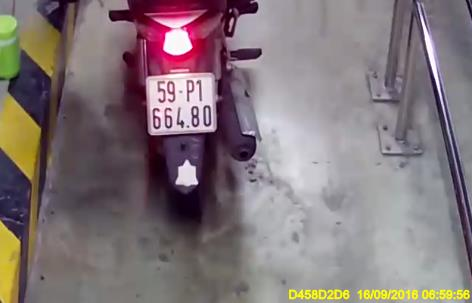
#> input picture 0000_00532_b.jpg, 472 x 303 px
$ jupyter execute --allow-errors demo.ipynb   (older library calls are emulated)
#> lines starting #> are read from the running program, lines starting #| are printed output that depends on the picture; after the words box and inside, x2 and y2 are one past the last pixel; in counts of white or black regions, pixels touching at a corner belong together
[cell 1]
import cv2
import numpy as np
import matplotlib.pyplot as plt

def detect_plate_advanced(img_path, debug=True):
    """
    Hệ thống phát hiện biển số nâng cao với tiền xử lý khử nhiễu và cân bằng sáng.
    Args:
        img_path: Đường dẫn ảnh đầu vào.
        debug: Nếu True, sẽ hiển thị các bước xử lý trung gian.
    """
#> called with img_path = '0000_00532_b.jpg', debug = True

    # 1. ĐỌC ẢNH & RESIZE
    img_original = cv2.imread(img_path)
#> img_original is the input picture: shape (303, 472, 3); mean B, G, R 121.1, 118.2, 130.8
    if img_original is None:
        print("Lỗi: Không tìm thấy file ảnh!")
        return []

    # Resize về chiều rộng 600px để chuẩn hóa kích thước xử lý
    target_width = 600
    scale = target_width / img_original.shape[1]
#> scale = 1.27
    h_new = int(img_original.shape[0] * scale)
#> h_new = 385
    img = cv2.resize(img_original, (target_width, h_new))

    # --- BƯỚC NÂNG CẤP 1: TIỀN XỬ LÝ MẠNH MẼ ---

    # Chuyển xám
    gray = cv2.cvtColor(img, cv2.COLOR_BGR2GRAY)

    # [NÂNG CẤP] Khử nhiễu Gaussian
    # Kích thước (5,5) giúp làm mịn nhiễu hạt nhưng không làm mờ quá nhiều biên
    blurred = cv2.GaussianBlur(gray, (5, 5), 0)

    # [NÂNG CẤP] Cân bằng Histogram thích nghi (CLAHE)
    # ClipLimit=2.0: Ngưỡng hạn chế độ tương phản (tránh khuếch đại nhiễu)
    # TileGridSize=(8,8): Chia ảnh thành lưới 8x8 để cân bằng cục bộ
    clahe = cv2.createCLAHE(clipLimit=2.0, tileGridSize=(8, 8))
    enhanced = clahe.apply(blurred)
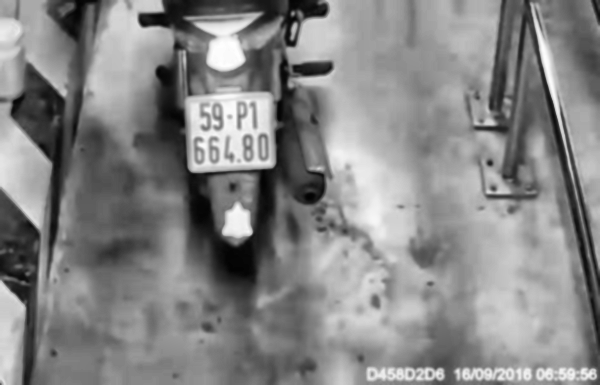
#> enhanced: shape (385, 600); min 2, max 254, mean 133.6

    # --- BƯỚC 2: LÀM NỔI BẬT & DÒ BIÊN ---

    # TopHat: Làm nổi bật chi tiết sáng (biển số) trên nền tối
    # Dùng kernel chữ nhật vì biển số hình chữ nhật
    rectKern = cv2.getStructuringElement(cv2.MORPH_RECT, (13, 5))
    tophat = cv2.morphologyEx(enhanced, cv2.MORPH_TOPHAT, rectKern)

    # Sobel dọc: Chỉ bắt các cạnh thẳng đứng (đặc trưng của ký tự trên biển)
    sobelx = cv2.Sobel(tophat, cv2.CV_64F, 1, 0, ksize=3)
    sobelx = np.absolute(sobelx)

    # Chuẩn hóa về 0-255
    min_val, max_val = np.min(sobelx), np.max(sobelx)
#> min_val = 0; max_val = 596
    sobelx = (255 * ((sobelx - min_val) / (max_val - min_val))).astype("uint8")

    # Otsu Thresholding: Tự động tìm ngưỡng nhị phân
    # Thêm Gaussian Blur lần nữa trước khi threshold để đường biên mượt hơn
    sobelx_blurred = cv2.GaussianBlur(sobelx, (5, 5), 0)
    _, thresh = cv2.threshold(sobelx_blurred, 0, 255, cv2.THRESH_BINARY | cv2.THRESH_OTSU)
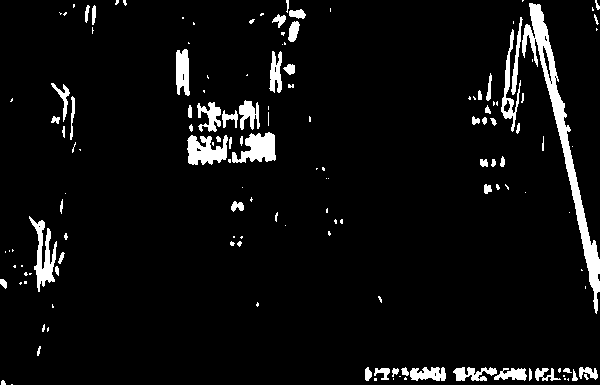
#> thresh: shape (385, 600); 5.5% white; 146 white regions (84 under 20 px), largest, box (x1, y1, x2, y2) and area: (522, 3, 600, 314) 3289, (232, 132, 276, 163) 845, (29, 216, 57, 292) 840

    # --- BƯỚC 3: CHIẾN LƯỢC MULTI-KERNEL ---

    # Dùng phép Đóng (Close) để nối các nét đứt của ký tự thành 1 khối (blob)
    # Thử 2 kernel phổ biến nhất cho xe máy và oto tại VN
    kernels = [(17, 5), (17, 12)]
    candidates = []

    for k_size in kernels:
        morph_kernel = cv2.getStructuringElement(cv2.MORPH_RECT, k_size)
        closed = cv2.morphologyEx(thresh, cv2.MORPH_CLOSE, morph_kernel)

        # Tìm contour
        cnts, _ = cv2.findContours(closed, cv2.RETR_EXTERNAL, cv2.CHAIN_APPROX_SIMPLE)

        for c in cnts:
            # Lấy hình chữ nhật bao quanh (Bounding Rect)
            x, y, w, h = cv2.boundingRect(c)
            ar = w / float(h)

            # Lọc theo kích thước và tỷ lệ (Aspect Ratio)
            # Biển VN: Xe máy (~1.2 - 1.5), Oto dài (~4.0 - 5.5)
            if w > 30 and h > 15 and 1.0 <= ar <= 6.0:
                candidates.append((x, y, w, h, closed[y:y+h, x:x+w]))
#> after the loop, candidates = 3 items

    # --- BƯỚC 4: CHẤM ĐIỂM & CHỌN LỌC (Post-Processing) ---

    final_plates = []
    merged_mask = np.zeros(gray.shape, dtype="uint8")

    # Sắp xếp candidate theo diện tích (lớn ưu tiên trước)
    candidates = sorted(candidates, key=lambda x: x[2]*x[3], reverse=True)

    for (x, y, w, h, roi_mask) in candidates:
        # Nếu vùng này chưa bị đè bởi vùng khác tốt hơn
        if merged_mask[y:y+h, x:x+w].mean() == 0:

            # Tính mật độ điểm trắng (Edge Density)
            # Biển số thật là vùng tập trung nhiều cạnh (chữ/số)
            white_pixels = cv2.countNonZero(roi_mask)
            density = white_pixels / (w * h)

            # Ngưỡng mật độ: 0.25 đến 0.75 (Nới lỏng hơn version trước một chút)
            if 0.25 < density < 0.75:
                # Vẽ khung lên ảnh gốc (đã resize)
                cv2.rectangle(img, (x, y), (x+w, y+h), (0, 255, 0), 2)

                # Cắt ảnh biển số từ ảnh gốc (chất lượng cao nhất)
                # Tính tọa độ trên ảnh gốc ban đầu
                real_y1 = int(y / scale)
                real_y2 = int((y+h) / scale)
                real_x1 = int(x / scale)
                real_x2 = int((x+w) / scale)

                plate_crop = img_original[real_y1:real_y2, real_x1:real_x2]
                final_plates.append(plate_crop)

                # Đánh dấu vùng này đã xử lý
                merged_mask[y:y+h, x:x+w] = 255
#> this loop made 3 passes
#> (x, y, w, h, white_pixels, density, real_y1, real_y2) on passes 1 to 2: (187, 100, 89, 65, 4322, 0.747, 78, 129), (260, 0, 46, 46, 762, 0.36, 0, 36)
#> (x, y, w, h) on pass 3: (260, 0, 46, 42)
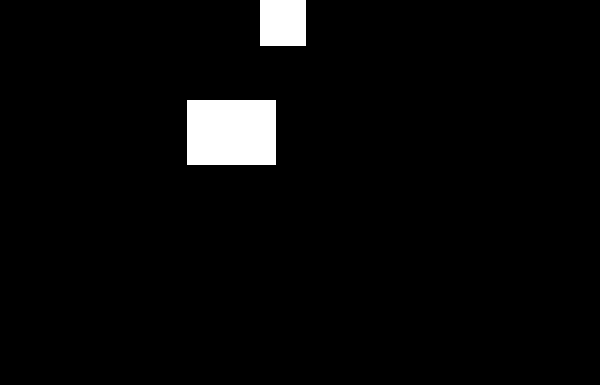
#> merged_mask: shape (385, 600); 3.4% white; 2 white regions, box (x1, y1, x2, y2) and area: (187, 100, 276, 165) 5785, (260, 0, 306, 46) 2116
#> after the loop, final_plates = 2 items

    # --- HIỂN THỊ DEBUG (CHO BÁO CÁO) ---
    if debug:
        titles = ['Original', 'Enhanced (CLAHE)', 'Sobel Vertical', 'Threshold', 'Result']
        images = [
            cv2.cvtColor(img_original, cv2.COLOR_BGR2RGB),
            enhanced,
            sobelx,
            thresh,
            cv2.cvtColor(img, cv2.COLOR_BGR2RGB)
        ]

        plt.figure(figsize=(15, 8))
        for i in range(5):
            plt.subplot(2, 3, i+1)
            if len(images[i].shape) == 2: # Nếu là ảnh xám
                plt.imshow(images[i], cmap='gray')
            else:
                plt.imshow(images[i])
            plt.title(titles[i])
            plt.axis('off')
        plt.tight_layout()
        plt.show()
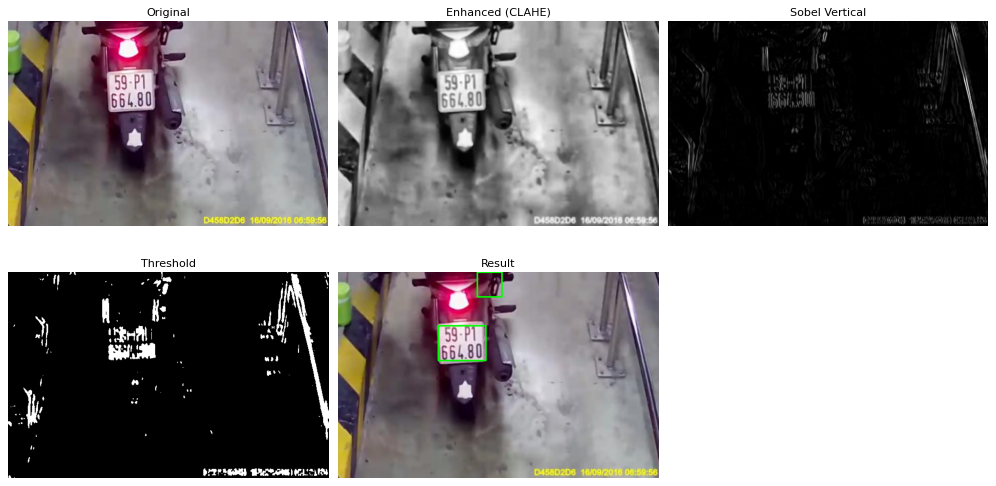
#> figure drawn by matplotlib, 5 panels

    return final_plates

# --- CHẠY THỬ ---
# Thay 'test_car.jpg' bằng ảnh của bạn
found_plates = detect_plate_advanced('0000_00532_b.jpg', debug=True)
#> found_plates = 2 items

print(f"Tìm thấy {len(found_plates)} biển số.")
#| Tìm thấy 2 biển số.
if len(found_plates) > 0:
    # Hiển thị biển số đầu tiên tìm được
    plt.imshow(cv2.cvtColor(found_plates[0], cv2.COLOR_BGR2RGB))
    plt.title("Biển số cắt được")
    plt.axis('off')
    plt.show()

[cell 2]
import cv2
import numpy as np
import matplotlib.pyplot as plt

def visualize_processing_steps(img_path):
    # --- PHẦN 1: XỬ LÝ ẢNH (PROCESSING) ---

    # 1. Đọc ảnh
#> called with img_path = '0000_00532_b.jpg'
    img_original = cv2.imread(img_path)
    if img_original is None:
        print("Lỗi: Không đọc được ảnh!")
        return

    # Resize để chuẩn hóa
    target_width = 600
    scale = target_width / img_original.shape[1]
#> scale = 1.27
    h_new = int(img_original.shape[0] * scale)
#> h_new = 385
    img = cv2.resize(img_original, (target_width, h_new))
    img_display = img.copy() # Dùng để vẽ khung chữ nhật sau này

    # 2. Tiền xử lý (Gray -> Blur -> CLAHE)
    gray = cv2.cvtColor(img, cv2.COLOR_BGR2GRAY)
    blurred = cv2.GaussianBlur(gray, (5, 5), 0)

    clahe = cv2.createCLAHE(clipLimit=2.0, tileGridSize=(8, 8))
    enhanced = clahe.apply(blurred)

    # 3. Làm nổi bật & Dò biên
    rectKern = cv2.getStructuringElement(cv2.MORPH_RECT, (13, 5))
    tophat = cv2.morphologyEx(enhanced, cv2.MORPH_TOPHAT, rectKern)

    sobelx = cv2.Sobel(tophat, cv2.CV_64F, 1, 0, ksize=3)
    sobelx = np.absolute(sobelx)
    min_val, max_val = np.min(sobelx), np.max(sobelx)
#> min_val = 0; max_val = 596
    sobelx = (255 * ((sobelx - min_val) / (max_val - min_val))).astype("uint8")

    # 4. Nhị phân hóa (Threshold)
    sobelx_blurred = cv2.GaussianBlur(sobelx, (5, 5), 0)
    _, thresh = cv2.threshold(sobelx_blurred, 0, 255, cv2.THRESH_BINARY | cv2.THRESH_OTSU)

    # 5. Đóng khối (Morphology Close) - Lấy ví dụ kernel chuẩn (17, 5) để hiển thị
    morph_kernel_display = cv2.getStructuringElement(cv2.MORPH_RECT, (17, 5))
    closed_display = cv2.morphologyEx(thresh, cv2.MORPH_CLOSE, morph_kernel_display)

    # --- PHẦN 2: TÌM & CẮT BIỂN SỐ (DETECTION) ---
    kernels = [(17, 5), (17, 12), (10, 5)] # Các kernel khác nhau
    candidates = []

    for k_size in kernels:
        morph_kernel = cv2.getStructuringElement(cv2.MORPH_RECT, k_size)
        closed = cv2.morphologyEx(thresh, cv2.MORPH_CLOSE, morph_kernel)
        cnts, _ = cv2.findContours(closed, cv2.RETR_EXTERNAL, cv2.CHAIN_APPROX_SIMPLE)

        for c in cnts:
            x, y, w, h = cv2.boundingRect(c)
            ar = w / float(h)
            if w > 30 and h > 15 and 1.2 <= ar <= 6.0:
                candidates.append((x, y, w, h, closed[y:y+h, x:x+w]))
#> after the loop, candidates = 2 items

    # Lọc trùng và cắt ảnh
    final_plates = []
    merged_mask = np.zeros(gray.shape, dtype="uint8")
    candidates = sorted(candidates, key=lambda x: x[2]*x[3], reverse=True)

    for (x, y, w, h, roi_mask) in candidates:
        if merged_mask[y:y+h, x:x+w].mean() == 0:
            density = cv2.countNonZero(roi_mask) / (w * h)
            if 0.25 < density < 0.75:
                # Vẽ khung xanh lên ảnh hiển thị
                cv2.rectangle(img_display, (x, y), (x+w, y+h), (0, 255, 0), 2)

                # Cắt ảnh từ ảnh GỐC (chất lượng cao nhất)
                real_y1, real_y2 = int(y/scale), int((y+h)/scale)
                real_x1, real_x2 = int(x/scale), int((x+w)/scale)
                final_plates.append(img_original[real_y1:real_y2, real_x1:real_x2])

                merged_mask[y:y+h, x:x+w] = 255
#> this loop made 2 passes
#> (x, y, w, h, density, real_y1, real_y2, real_x1) on pass 1: (187, 100, 89, 65, 0.747, 78, 129, 147)
#> (x, y, w, h) on pass 2: (188, 100, 89, 65)
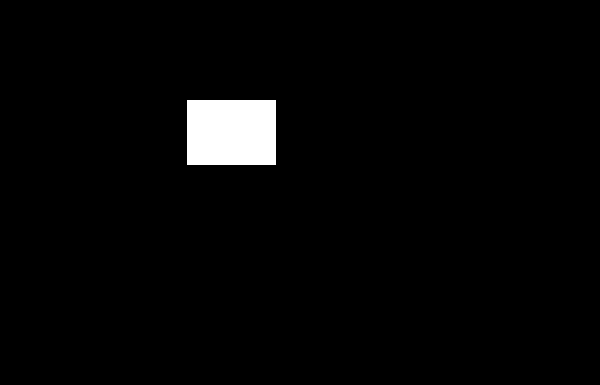
#> merged_mask: shape (385, 600); 2.5% white; 1 white region, box (x1, y1, x2, y2) and area: (187, 100, 276, 165) 5785
#> after the loop, final_plates = 1 item

    # --- PHẦN 3: HIỂN THỊ TỪNG BƯỚC (VISUALIZATION) ---

    # Tạo danh sách các ảnh cần show
    steps = [
        ("1. Original", cv2.cvtColor(img, cv2.COLOR_BGR2RGB)),
        ("2. Gray + Blur", blurred),
        ("3. Enhanced (CLAHE)", enhanced),
        ("4. TopHat (Highlight)", tophat),
        ("5. Sobel Vertical", sobelx),
        ("6. Threshold (Otsu)", thresh),
        ("7. Closed (Blob)", closed_display),
        ("8. Final Detection", cv2.cvtColor(img_display, cv2.COLOR_BGR2RGB))
    ]

    # Vẽ Bảng 1: Các bước xử lý
    plt.figure(figsize=(16, 8))
    plt.suptitle(f"Quy trình xử lý ảnh (Tìm thấy {len(final_plates)} biển số)", fontsize=16)

    for i, (title, image) in enumerate(steps):
        plt.subplot(2, 4, i+1)
        if len(image.shape) == 2: # Ảnh xám
            plt.imshow(image, cmap='gray')
        else: # Ảnh màu
            plt.imshow(image)
        plt.title(title)
        plt.axis('off')
#> this loop made 8 passes
#> title on passes 1 to 8: '1. Original', '2. Gray + Blur', '3. Enhanced (CLAHE)', '4. TopHat (Highlight)', '5. Sobel Vertical', '6. Threshold (Otsu)', '7. Closed (Blob)', '8. Final Detection'
    plt.tight_layout()
    plt.show()
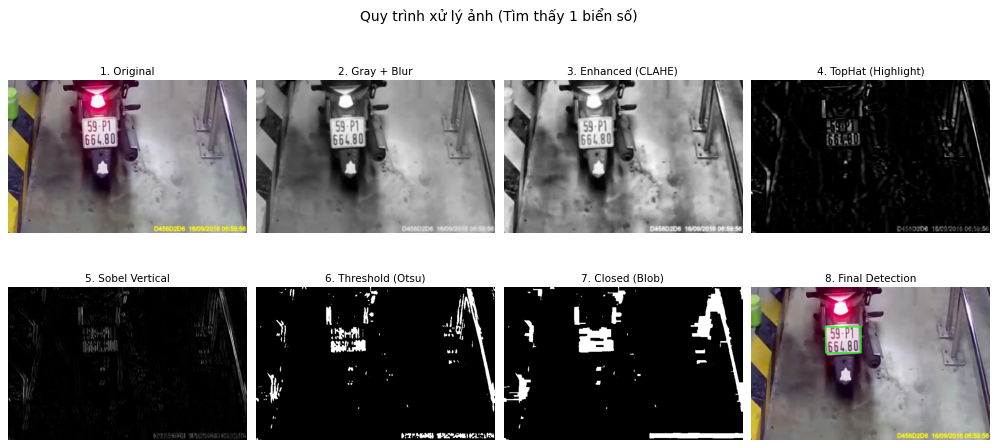
#> figure drawn by matplotlib, 8 panels

    # Vẽ Bảng 2: Tất cả biển số cắt được
    if len(final_plates) > 0:
        plt.figure(figsize=(10, 4))
        plt.suptitle("KẾT QUẢ: CÁC BIỂN SỐ CẮT ĐƯỢC", fontsize=14, color='red')

        num_plates = len(final_plates)
#> num_plates = 1
        for i, plate in enumerate(final_plates):
            plt.subplot(1, num_plates, i+1) # Tự động chia cột theo số lượng biển
            plt.imshow(cv2.cvtColor(plate, cv2.COLOR_BGR2RGB))
            plt.title(f"Plate {i+1}")
            plt.axis('off')
#> this loop made 1 pass
        plt.show()
    else:
        print("KHÔNG TÌM THẤY BIỂN SỐ NÀO!")

# --- CHẠY THỬ ---
visualize_processing_steps('0000_00532_b.jpg')

[cell 3]
import cv2
import numpy as np
import matplotlib.pyplot as plt

# [34 lines left out: functions order_points, perspective_transform, not called in this run]

def process_and_segment(plate_img):
    """
    Nhận vào ảnh cắt biển số (plate_img), thực hiện xoay thẳng và tách ký tự.
    """
    # 1. TIỀN XỬ LÝ LẠI TRÊN ẢNH BIỂN SỐ
    # Resize to lên chút để dễ xử lý (Chiều cao cố định 100px)
    scale = 100 / plate_img.shape[0]
    w_new = int(plate_img.shape[1] * scale)
    plate_img = cv2.resize(plate_img, (w_new, 100))

    gray = cv2.cvtColor(plate_img, cv2.COLOR_BGR2GRAY)

    # Nhị phân hóa (Dùng Adaptive Threshold để chống lóa/bóng râm cục bộ)
    # BlockSize=11, C=2 là tham số chuẩn cho văn bản
    binary = cv2.adaptiveThreshold(gray, 255, cv2.ADAPTIVE_THRESH_GAUSSIAN_C,
                                   cv2.THRESH_BINARY_INV, 19, 9)

    # 2. LỌC NHIỄU BIÊN (BORDER CLEANING)
    # Các cạnh biển số thường bị dính viền đen/trắng, cần loại bỏ
    contours, _ = cv2.findContours(binary, cv2.RETR_EXTERNAL, cv2.CHAIN_APPROX_SIMPLE)

    # Tạo mask để xóa các nhiễu nhỏ hoặc viền quá dài
    mask = np.zeros_like(binary)

    char_candidates = []

    for c in contours:
        (x, y, w, h) = cv2.boundingRect(c)
        ratio = h / w
        area = w * h
        # Điều kiện lọc KÝ TỰ:
        # - Chiều cao phải đủ lớn (>40% chiều cao biển)
        # - Tỷ lệ h/w hợp lý (chữ thường cao hơn rộng, ratio > 1.0)
        # - Diện tích không quá nhỏ
        if h > plate_img.shape[0] * 0.35 and 1.0 < ratio < 4.5 and area > 100:
             char_candidates.append((x, y, w, h, binary[y:y+h, x:x+w]))
             cv2.drawContours(mask, [c], -1, 255, -1) # Giữ lại vùng này trên mask

    # Áp dụng mask để lấy ảnh sạch
    clean_binary = cv2.bitwise_and(binary, binary, mask=mask)

    # 3. SẮP XẾP KÝ TỰ TỪ TRÁI SANG PHẢI
    # Rất quan trọng! Nếu không sắp xếp, biển số sẽ bị loạn (VD: 30A -> A03)
    char_candidates = sorted(char_candidates, key=lambda x: x[0])

    final_chars = []

    # Cắt từng ký tự ra để chuẩn bị cho bước nhận dạng
    for (x, y, w, h, char_roi) in char_candidates:
        # Resize về kích thước chuẩn của Model Training (VD: 20x40 hoặc 32x32)
        # Ở đây ta giữ nguyên tỷ lệ, chèn thêm viền đen để vuông vức
        roi = clean_binary[y:y+h, x:x+w]

        # Thêm viền đen (padding) để ký tự nằm giữa, không bị dính mép
        roi = cv2.copyMakeBorder(roi, 2, 2, 2, 2, cv2.BORDER_CONSTANT, value=0)
        roi = cv2.resize(roi, (28, 28), interpolation=cv2.INTER_AREA) # Ví dụ resize về 28x28

        final_chars.append(roi)

    return plate_img, clean_binary, final_chars

# --- CODE CHẠY THỬ (Kết hợp với kết quả bước trước) ---
# Giả sử 'found_plates' là list chứa các ảnh biển số từ bước 1
# found_plates = detect_plate_advanced('0000_00532_b.jpg', debug=False)

if 'found_plates' in locals() and len(found_plates) > 0:
    print(f"Đang xử lý {len(found_plates)} biển số...")
#> (printed output is left out)

    for i, plate in enumerate(found_plates):
        try:
            # Gọi hàm xử lý
            original_plate, processed_binary, characters = process_and_segment(plate)

            # --- HIỂN THỊ KẾT QUẢ ---
            plt.figure(figsize=(12, 4))

            # Ảnh gốc biển số
            plt.subplot(1, 3, 1)
            plt.imshow(cv2.cvtColor(original_plate, cv2.COLOR_BGR2RGB))
            plt.title("1. Biển số gốc (Resized)")
            plt.axis('off')

            # Ảnh nhị phân đã lọc nhiễu
            plt.subplot(1, 3, 2)
            plt.imshow(processed_binary, cmap='gray')
            plt.title("2. Nhị phân & Lọc nhiễu")
            plt.axis('off')

            # Các ký tự cắt được
            plt.subplot(1, 3, 3)
            # Ghép các ký tự lại thành 1 hàng để hiển thị cho đẹp
            if len(characters) > 0:
                montage = np.hstack(characters)
                plt.imshow(montage, cmap='gray')
                plt.title(f"3. Tách được {len(characters)} ký tự")
            else:
                plt.text(0.5, 0.5, "Không tách được ký tự", ha='center')

            plt.axis('off')
            plt.show()

            print(f"Biển số {i+1}: Tìm thấy {len(characters)} ký tự ứng viên.")

        except Exception as e:
            print(f"Lỗi khi xử lý biển số {i+1}: {str(e)}")
#> this loop made 2 passes
#> (scale in process_and_segment, w_new in process_and_segment) on passes 1 to 2: (1.96, 137), (2.78, 100)
#| Biển số 1: Tìm thấy 9 ký tự ứng viên.
#| Biển số 2: Tìm thấy 1 ký tự ứng viên.
#> pass 1, in process_and_segment, `gray = cv2.cvtColor(plate_img, cv2.COLOR_BGR2GRAY)`:
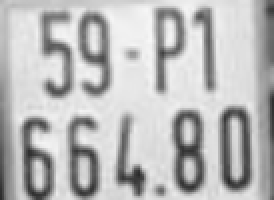
#> gray: shape (100, 137) (shown 2 times larger); min 40, max 247, mean 185.3
#> pass 1, in process_and_segment, `clean_binary = cv2.bitwise_and(binary, binary, mask=mask)`:
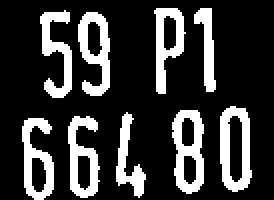
#> clean_binary: shape (100, 137) (shown 2 times larger); 22% white; 9 white regions, largest, box (x1, y1, x2, y2) and area: (86, 55, 102, 97) 403, (110, 53, 126, 96) 399, (39, 6, 55, 48) 366
#> pass 1, `plt.show()`:
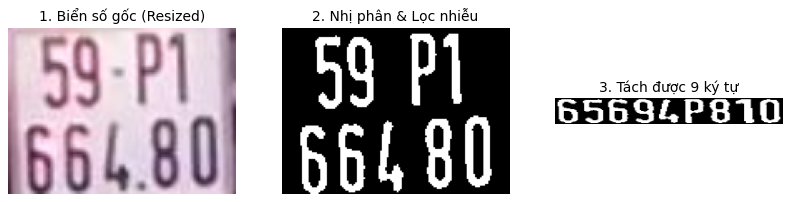
#> figure drawn by matplotlib, 3 panels
#> after the loop:
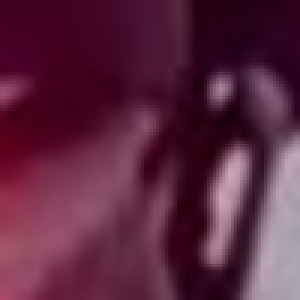
#> original_plate: shape (100, 100, 3) (shown 3 times larger); mean B, G, R 63.2, 38.2, 91.4
else:
    print("Bạn cần chạy bước 1 (detect_plate_advanced) để có biến found_plates trước!")

[cell 4]
import cv2
import numpy as np
import os
import time

# --- IMPORT CÁC HÀM CŨ CỦA BẠN (Giả sử bạn để chung 1 file hoặc import từ module) ---
# Nếu bạn để code cũ ở file khác, hãy import. Ở đây tôi giả lập lại logic xử lý
#from my_plate_project import detect_plate_advanced, process_and_segment

# CẤU HÌNH
RAW_IMAGES_DIR = 'raw_images' # Thư mục chứa ảnh xe gốc (bạn cần tạo và bỏ ảnh vào đây)
DATASET_DIR = 'dataset'          # Thư mục sẽ chứa dữ liệu train
MIN_SAMPLES = 20                 # Mục tiêu: mỗi ký tự cần ít nhất 20 mẫu

# Tạo các thư mục 0-9 và A-Z tự động
chars = [str(i) for i in range(10)] + [chr(i) for i in range(65, 91)]
#> chars = 36 items, first 6: '0', '1', '2', '3', '4', '5'
for char in chars:
    path = os.path.join(DATASET_DIR, char)
    if not os.path.exists(path):
        os.makedirs(path)
#> this loop made 36 passes
#> char on passes 1 to 12: '0', '1', '2', '3', '4', '5', '6', '7', '8', '9', 'A', 'B'

# [20 lines left out: function save_character, not called in this run]

def main():
    # Lấy danh sách ảnh trong thư mục input
    files = [f for f in os.listdir(RAW_IMAGES_DIR) if f.endswith(('.jpg', '.png'))]
    print(f"Tìm thấy {len(files)} ảnh đầu vào.")
    print("HƯỚNG DẪN: Nhấn phím ký tự tương ứng để lưu. Nhấn SPACE để bỏ qua. Nhấn ESC để thoát.")

    for file_name in files:
        img_path = os.path.join(RAW_IMAGES_DIR, file_name)
        print(f"\nĐang xử lý: {file_name}...")

        # 1. Phát hiện biển số
        plates = detect_plate_advanced(img_path, debug=False)

        for plate in plates:
            # 2. Tách ký tự
            _, _, characters = process_and_segment(plate)

            # 3. Duyệt từng ký tự để người dùng gán nhãn
            for char_img in characters:
                # Resize to lên để dễ nhìn
                display_img = cv2.resize(char_img, (200, 200), interpolation=cv2.INTER_NEAREST)
                cv2.imshow("Data Labeling Tool", display_img)

                # Chờ bấm phím
                key = cv2.waitKey(0)

                if key == 27: # ESC
                    print("Đã thoát.")
                    return
                elif key == 32: # SPACE
                    print("-> Bỏ qua")
                    continue
                else:
                    save_character(char_img, key)

    cv2.destroyAllWindows()
    print("Hoàn tất thu thập dữ liệu!")

#> (the rest of this cell did not finish here and is left out)
